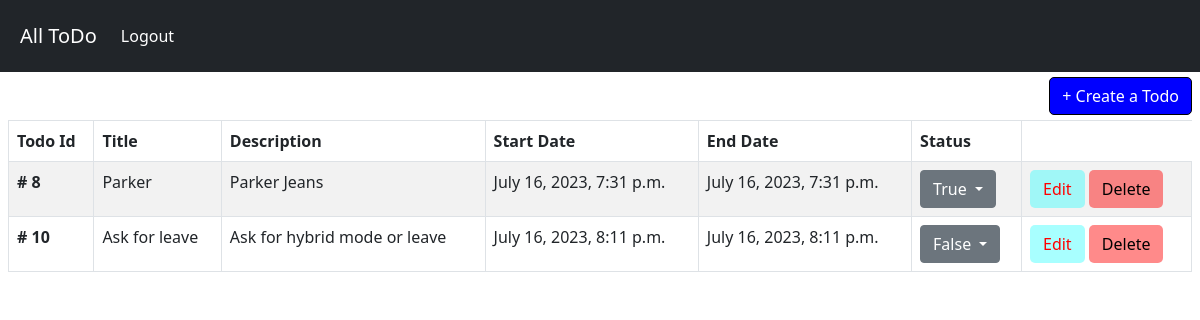
The page /home/ (signed in) on the database its author committed.
### todoApp/models.py (models this page shows)
class todoList(models.Model):
    user = models.ForeignKey(User, on_delete=models.CASCADE)
    title = models.CharField(max_length=200)
    description = models.CharField(max_length=150)
    start_date = models.DateTimeField(default=timezone.now)
    end_date = models.DateTimeField(default=timezone.now)
    is_completed=models.BooleanField(default=False)

### todoApp/views.py (the view)
# urls.py: path('home/',home, name="home"),
def home(request):
 if request.user.is_authenticated:
       data =todoList.objects.filter(user = request.user)
       context = {"data":data}
       return render(request,template_name='index.html',context=context)
 else:
       return redirect('login')

### todoApp/template/index.html (shortened to what this page needs)
<!doctype html>
<html lang="en">
  <head>
    <link href="https://cdn.jsdelivr.net/npm/bootstrap@5.0.2/dist/css/bootstrap.min.css" rel="stylesheet">
  </head>
  <body>
    <nav class="navbar navbar-expand-lg navbar-dark bg-dark ">
          <a class="navbar-brand" style="margin-left: 20px;" href="/">All ToDo</a>
          <div class="navbar "  id="navbarNav">
            <ul  class="navbar-nav d-flex">
              <li class="nav-item" >
                <a class="nav-link active" aria-current="page" href="/logout/">Logout</a>
              </li>
            </ul>
          </div>
      </nav>
      <div style="margin-top: 5px;margin-left:8px; margin-right:8px">
        <a href="/post/new/" style="border: 1px solid black; border-radius: 5px; background-color: blue; float:right;color:white;margin-bottom: 5px;" class="btn btn-default active" role="button"> + Create a Todo</a>
        <table class="table table-striped table-bordered">
            <thead>
              <tr>
                <th scope="col">Todo Id</th>
                <th scope="col">Title</th>
                <th scope="col" colspan="3">Description</th>
                <th scope="col">Start Date</th>
                <th scope="col">End Date</th>
                <th scope="col">Status</th>
              </tr>
            </thead>
            <tbody>
              {%for vv in data%}
              <tr>
                <th scope="row"># {{vv.id}}</th>
                <td>{{vv.title}}</td>
                <td colspan="3">{{vv.description}}</td>
                <td >{{vv.start_date}}</td>
                <td>{{vv.end_date}}</td>
                <td class="dropdown">
                  <button class="btn btn-secondary dropdown-toggle" type="button" id="dropdownMenuButton1" data-bs-toggle="dropdown" aria-expanded="true">
                    {{vv.is_completed}}
                  </button>
                  </td>
                <td>
                  <a href= {% url 'editTodoList' vv.id  %} style=" border-radius: 5px; background-color: rgba(0, 255, 255, 0.343);color:red;" class="btn btn-default active" role="button"> Edit</a>
                  <a href= {% url 'deleteTodoList' vv.id  %} style=" border-radius: 5px; background-color: rgba(255, 0, 0, 0.459);color:black;" class="btn btn-default active" role="button"> Delete</a>
                </td>
              </tr>
              {%endfor%}
            </tbody>
          </table>
      </div>
  </body>
</html>

### rows shown on the page
todoList: id "8", title "Parker", description "Parker Jeans", start_date "July 16, 2023, 7:31 p.m.", end_date "July 16, 2023, 7:31 p.m.", is_completed "True"
todoList: id "10", title "Ask for leave", description "Ask for hybrid mode or leave", start_date "July 16, 2023, 8:11 p.m.", end_date "July 16, 2023, 8:11 p.m.", is_completed "False"
